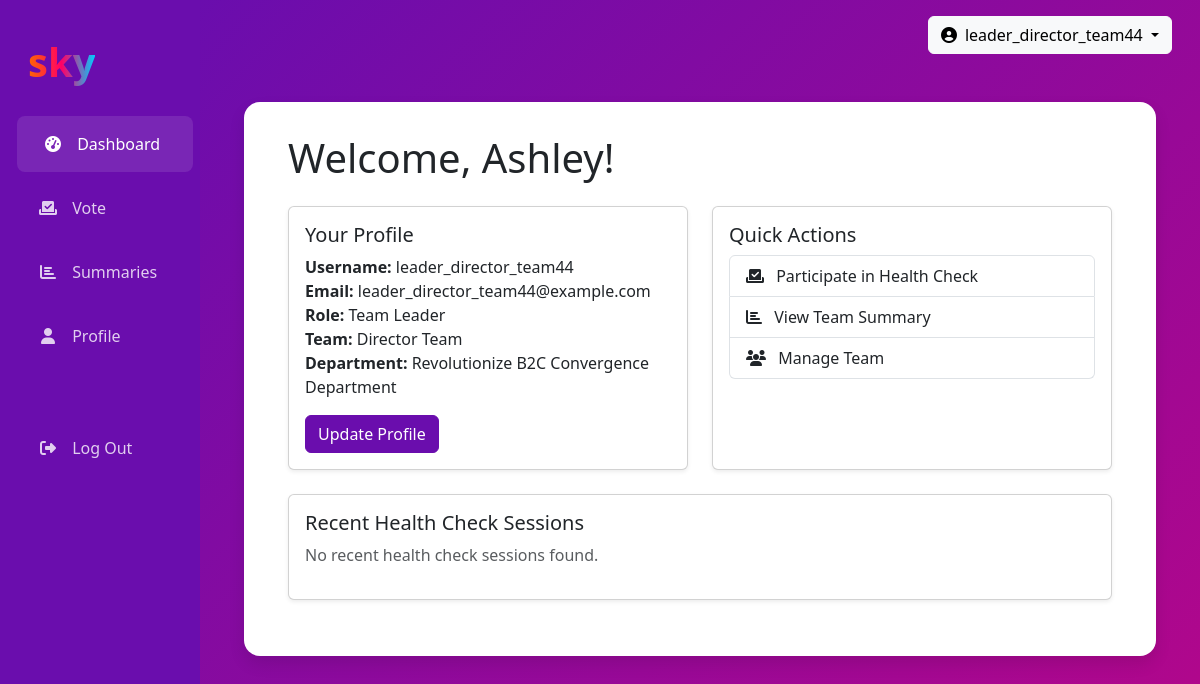
Screenshot of /accounts/dashboard/ (signed in) with the database file from the repository.
### accounts/models.py (models this page shows, shortened)
class User(AbstractUser):
    ROLE_CHOICES = (
        ('engineer', 'Engineer'),
        ('team_leader', 'Team Leader'),
        ('senior_manager', 'Senior Manager'),
        ('department_manager', 'Department Manager'),
        ('admin', 'Administrator'),
    )
    email = models.EmailField(_('email address'), unique=True)
    role = models.CharField(max_length=20, choices=ROLE_CHOICES, default='engineer')
    team = models.ForeignKey('teams.Team', on_delete=models.SET_NULL, null=True, blank=True, related_name='members')
    USERNAME_FIELD = 'email'
    REQUIRED_FIELDS = ['username']
    @property
    def is_team_leader(self):
        return self.role == 'team_leader'
    @property
    def is_admin(self):
        return self.role == 'admin' or self.is_superuser

### teams/models.py (models this page shows, shortened)
class Team(models.Model):
    id = models.UUIDField(primary_key=True, default=uuid.uuid4, editable=False)
    name = models.CharField(max_length=100)
    department = models.ForeignKey(Department, on_delete=models.CASCADE, related_name='teams')
    leader = models.ForeignKey('accounts.User', on_delete=models.SET_NULL,
                              null=True, blank=True, related_name='led_teams')
    created_at = models.DateTimeField(auto_now_add=True)
    class Meta:
        ordering = ['name']

class Department(models.Model):
    id = models.UUIDField(primary_key=True, default=uuid.uuid4, editable=False)
    name = models.CharField(max_length=100)
    created_at = models.DateTimeField(auto_now_add=True)
    senior_manager = models.ForeignKey('accounts.User', on_delete=models.SET_NULL,
                                      null=True, blank=True, related_name='managed_departments')

### accounts/views.py (the view)
# urls.py: path('dashboard/', views.dashboard_view, name='dashboard'),
@login_required
def dashboard_view(request):
    context = {
        'user': request.user
    }
    return render(request, 'accounts/dashboard.html', context)

### templates/accounts/dashboard.html (shortened to what this page needs)
{% extends 'base/base.html' %}
{% block content %}
<div class="container-fluid">
    <h1 class="mb-4">Welcome, {{ user.first_name }}!</h1>
    <div class="row">
        <div class="col-md-6 mb-4">
            <div class="card h-100 shadow-sm">
                <div class="card-body">
                    <h5 class="card-title">Your Profile</h5>
                    <p class="card-text">
                        <strong>Username:</strong> {{ user.username }}<br>
                        <strong>Email:</strong> {{ user.email }}<br>
                        <strong>Role:</strong> {{ user.get_role_display }}<br>
                        {% if user.team %}
                        <strong>Team:</strong> {{ user.team.name }}<br>
                        <strong>Department:</strong> {{ user.team.department.name }}
                        {% else %}
                        <strong>Team:</strong> Not assigned<br>
                        {% endif %}
                    </p>
                    <a href="{% url 'profile' %}" class="btn btn-primary">Update Profile</a>
                </div>
            </div>
        </div>
        <div class="col-md-6 mb-4">
            <div class="card h-100 shadow-sm">
                <div class="card-body">
                    <h5 class="card-title">Quick Actions</h5>
                    <div class="list-group">
                        <a href="#" class="list-group-item list-group-item-action">
                            <i class="fas fa-vote-yea me-2"></i> Participate in Health Check
                        </a>
                        <a href="#" class="list-group-item list-group-item-action">
                            <i class="fas fa-chart-bar me-2"></i> View Team Summary
                        </a>
                        {% if user.is_team_leader or user.is_senior_manager or user.is_department_manager or user.is_admin %}
                        <a href="#" class="list-group-item list-group-item-action">
                            <i class="fas fa-users me-2"></i> Manage Team
                        </a>
                        {% endif %}
                    </div>
                </div>
            </div>
        </div>
    </div>
    <div class="row">
        <div class="col-md-12 mb-4">
            <div class="card shadow-sm">
                <div class="card-body">
                    <h5 class="card-title">Recent Health Check Sessions</h5>
                    {% if recent_sessions %}
                    <div class="table-responsive">
                        <table class="table table-hover">
                            <thead>
                                <tr>
                                    <th>Team</th>
                                    <th>Quarter</th>
                                    <th>Year</th>
                                    <th>Status</th>
                                    <th>Actions</th>
                                </tr>
                            </thead>
                            <tbody>
                                {% for session in recent_sessions %}
                                <tr>
                                    <td>{{ session.team.name }}</td>
                                    <td>{{ session.quarter }}</td>
                                    <td>{{ session.year }}</td>
                                    <td>
                                        <span class="badge {% if session.status == 'open' %}bg-success{% else %}bg-secondary{% endif %}">
                                            {{ session.get_status_display }}
                                        </span>
                                    </td>
                                    <td>
                                        <a href="#" class="btn btn-sm btn-primary">View</a>
                                        {% if session.status == 'open' %}
                                        <a href="#" class="btn btn-sm btn-success">Vote</a>
                                        {% endif %}
                                    </td>
                                </tr>
                                {% endfor %}
                            </tbody>
                        </table>
                    </div>
                    {% else %}
                    <p class="text-muted">No recent health check sessions found.</p>
                    {% endif %}
                </div>
            </div>
        </div>
    </div>
</div>
{% endblock %}

### templates/base/base.html (shortened to what this page needs)
<!DOCTYPE html>
<html lang="en">
<head>
    <link href="https://cdn.jsdelivr.net/npm/bootstrap@5.3.0/dist/css/bootstrap.min.css" rel="stylesheet">
    <link rel="stylesheet" href="https://cdnjs.cloudflare.com/ajax/libs/font-awesome/6.4.0/css/all.min.css">
</head>
<body>
    {% if user.is_authenticated %}
        <div class="container-fluid">
            <div class="row">
                <div class="col-md-3 col-lg-2 sidebar">
                    <div class="d-flex align-items-center mb-4 px-3">
                        <div class="logo">sky</div>
                    </div>
                    <ul class="nav flex-column">
                        <li class="nav-item">
                            <a class="nav-link {% if request.resolver_match.url_name == 'dashboard' %}active{% endif %}" href="{% url 'dashboard' %}">
                                <i class="fas fa-tachometer-alt"></i> Dashboard
                            </a>
                        </li>
                        <li class="nav-item">
                            <a class="nav-link {% if request.resolver_match.url_name == 'vote' %}active{% endif %}" href="{% url 'vote_page' %}">
                                <i class="fas fa-vote-yea"></i> Vote
                            </a>
                        </li>
                        <li class="nav-item">
                            <a class="nav-link {% if request.resolver_match.url_name == 'summaries' %}active{% endif %}" href="{% url 'department_summary' %}">
                                <i class="fas fa-chart-bar"></i> Summaries
                            </a>
                        </li>
                        <li class="nav-item">
                            <a class="nav-link {% if request.resolver_match.url_name == 'profile' %}active{% endif %}" href="{% url 'profile' %}">
                                <i class="fas fa-user"></i> Profile
                            </a>
                        </li>
                        <li class="nav-item mt-5">
                            <a class="nav-link" href="{% url 'logout' %}">
                                <i class="fas fa-sign-out-alt"></i> Log Out
                            </a>
                        </li>
                    </ul>
                </div>
                <div class="col-md-9 col-lg-10 gradient-background">
                    <div class="d-flex justify-content-end p-3">
                        <div class="dropdown">
                            <button class="btn btn-light dropdown-toggle" type="button" id="userDropdown" data-bs-toggle="dropdown" aria-expanded="false">
                                <i class="fas fa-user-circle me-2"></i>{{ user.username }}
                            </button>
                        </div>
                    </div>
                    <div class="content-area fade-in">
                        {% block content %}{% endblock %}
                    </div>
                </div>
            </div>
        </div>
    {% endif %}
</body>
</html>

### templates/base/base.html (style rules this page uses)
:root { --sky-purple: #6a0dad; --sky-pink: #ff0066; --sky-blue: #00ccff; --sky-orange: #ff6600; }
body { font-family: 'Segoe UI', Tahoma, Geneva, Verdana, sans-serif; }
.gradient-background { background: linear-gradient(135deg, var(--sky-purple), var(--sky-pink), var(--sky-blue)); background-size: 400% 400%; animation: gradient 15s ease infinite; min-height: 100vh; }
.logo { font-size: 2.5rem; font-weight: bold; background: linear-gradient(to right, var(--sky-orange), var(--sky-pink), var(--sky-blue)); -webkit-background-clip: text; -webkit-text-fill-color: transparent; display: inline-block; }
.sidebar { background-color: var(--sky-purple); color: white; min-height: 100vh; padding-top: 2rem; }
.sidebar .nav-link { color: rgba(255, 255, 255, 0.8); padding: 1rem 1.5rem; margin-bottom: 0.5rem; border-radius: 0.5rem; transition: all 0.3s ease; }
.sidebar .nav-link:hover, .sidebar .nav-link.active { background-color: rgba(255, 255, 255, 0.1); color: white; transform: translateX(5px); }
.sidebar .nav-link i { margin-right: 0.5rem; width: 1.5rem; text-align: center; }
.content-area { background-color: white; border-radius: 1rem; box-shadow: 0 0.5rem 1rem rgba(0, 0, 0, 0.1); padding: 2rem; margin: 2rem; }
.btn-primary { background-color: var(--sky-purple); border-color: var(--sky-purple); }
.fade-in { animation: fadeIn 0.5s ease-in; }

### rows the page displays
User: username "leader_director_team44", first_name "Ashley", email "leader_director_team44@example.com", role "Team Leader", team.name "Director Team", team.department.name "Revolutionize B2C Convergence Department"
